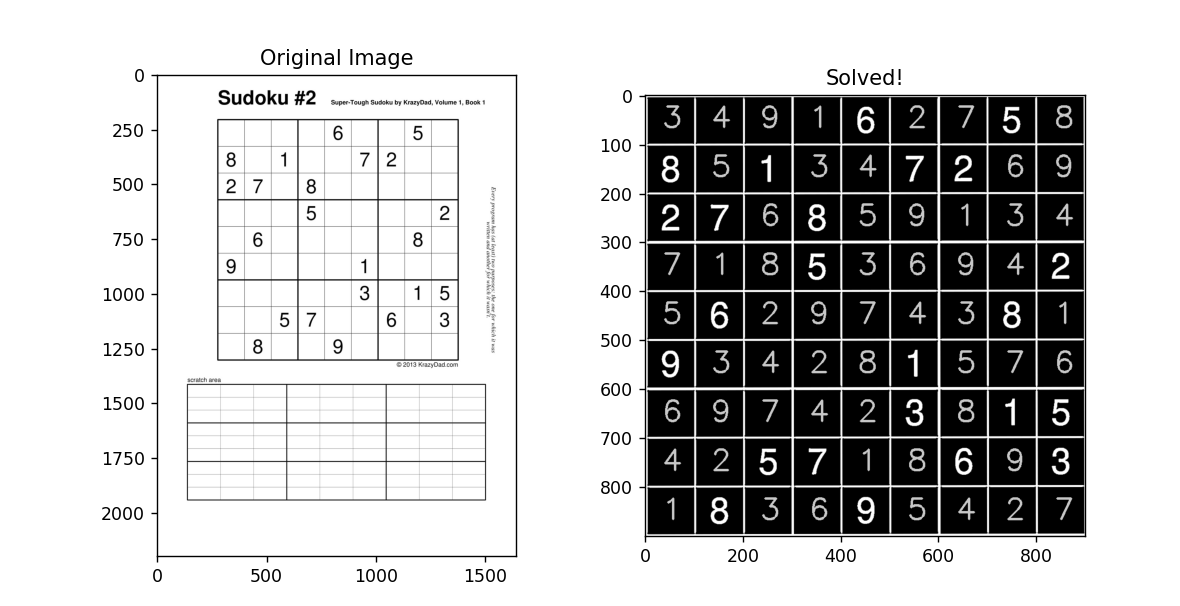
#> input picture test.png, 1180 x 606 px
$ python -i utils.py   (imports and definitions only)
#> lines starting #> are read from the running program, lines starting #| are printed output that depends on the picture; after the words box and inside, x2 and y2 are one past the last pixel; in counts of white or black regions, pixels touching at a corner belong together
#> further down, picture is the input picture: shape (606, 1180, 3); min 0, max 255, mean 189.8
import numpy as np
import cv2
import matplotlib.pyplot as plt


def preprocess(img):
    img_gray = cv2.cvtColor(img,cv2.COLOR_BGR2GRAY)
    blur = cv2.GaussianBlur(img_gray,(9,9),0)
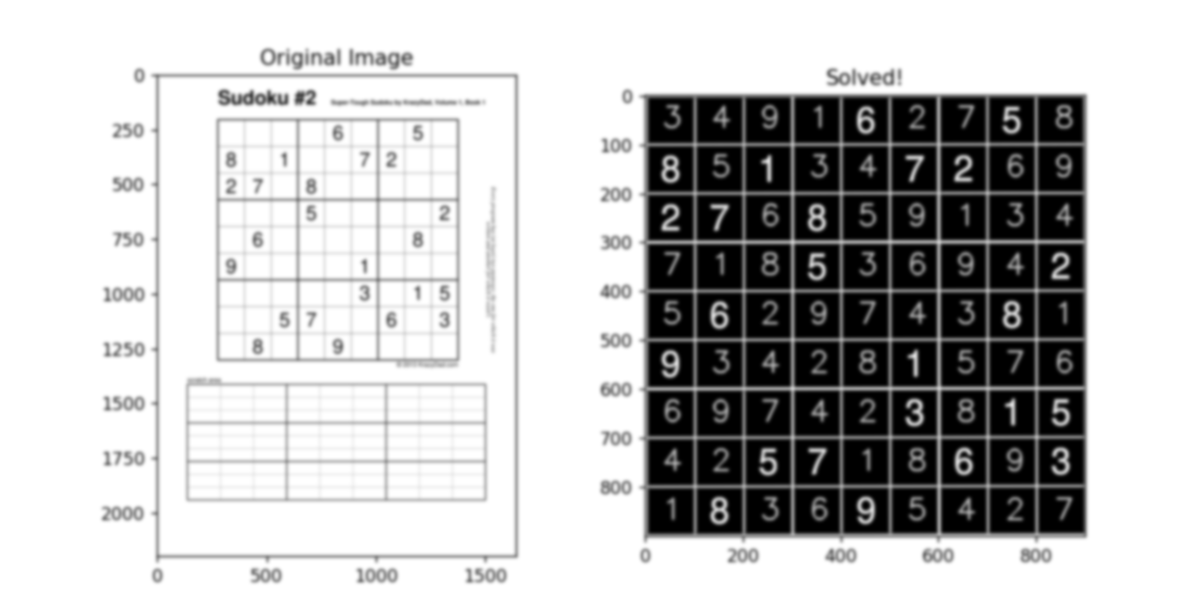
#> blur: shape (606, 1180); min 0, max 255, mean 189.8
    thresh = cv2.adaptiveThreshold(blur,255,cv2.ADAPTIVE_THRESH_GAUSSIAN_C,cv2.THRESH_BINARY,11,2)
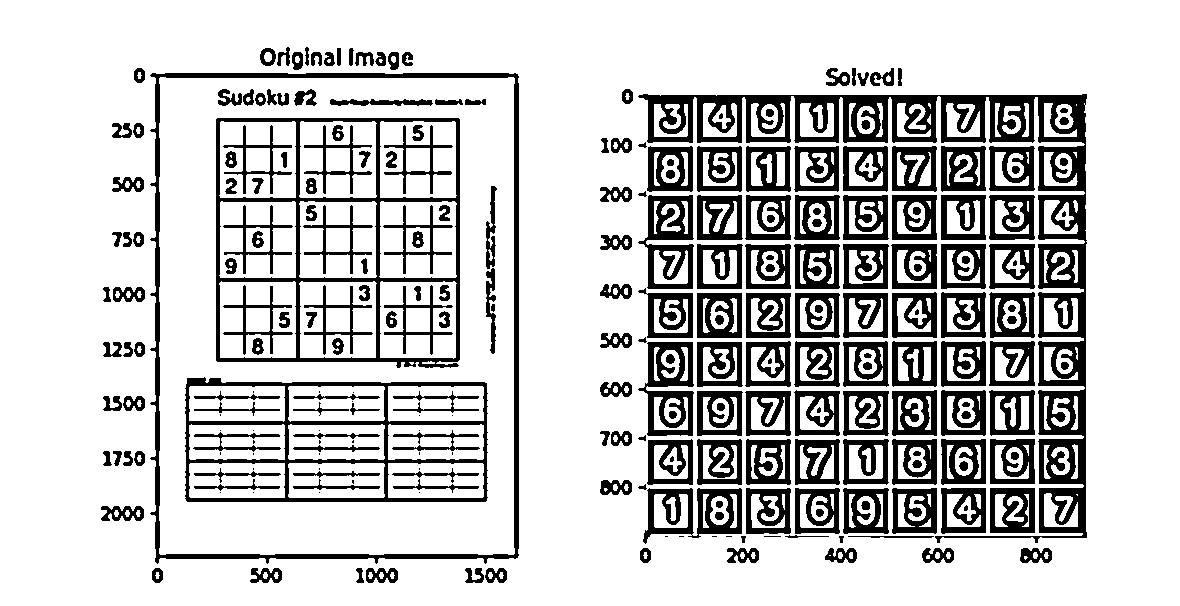
#> thresh: shape (606, 1180); 77.9% white; 270 black regions (41 under 20 px), largest, box (x1, y1, x2, y2) and area: (638, 94, 1087, 543) 24446, (150, 73, 519, 564) 8134, (216, 118, 460, 368) 7685
    inverted = cv2.bitwise_not(thresh,0)
    kernel = cv2.getStructuringElement(cv2.MORPH_RECT,(2,2))
    morph = cv2.morphologyEx(inverted,cv2.MORPH_OPEN,kernel)
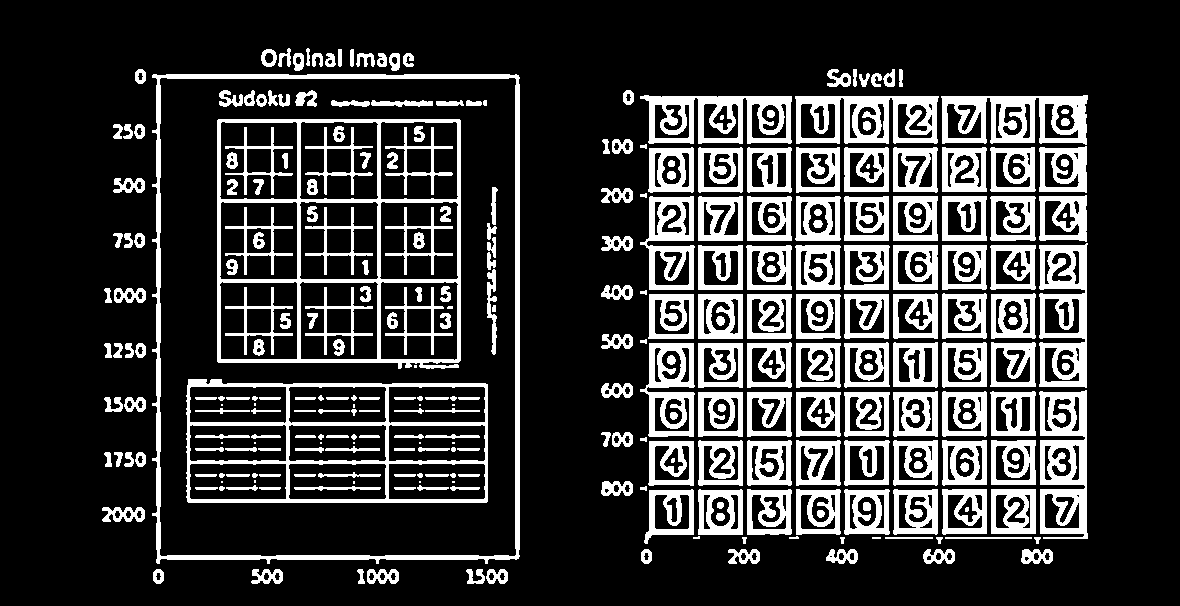
#> morph: shape (606, 1180); 22% white; 322 white regions (29 under 20 px), largest, box (x1, y1, x2, y2) and area: (152, 74, 520, 564) 8121, (217, 119, 461, 369) 7639, (186, 379, 488, 503) 6324
    result = cv2.dilate(morph,kernel)
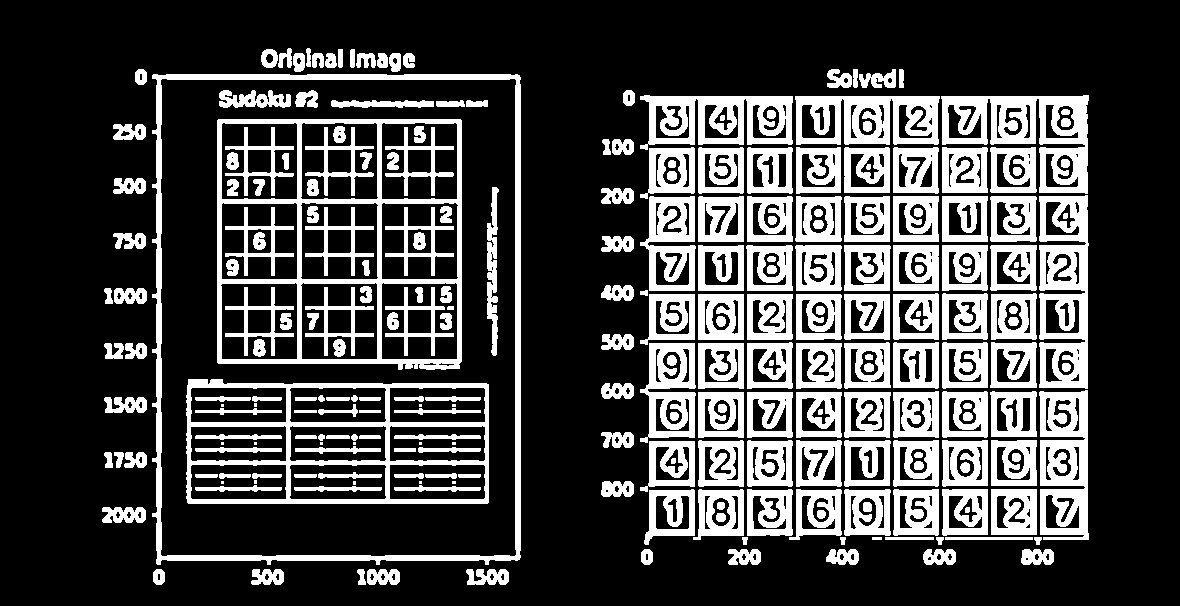
#> result: shape (606, 1180); 27.1% white; 263 white regions (15 under 20 px), largest, box (x1, y1, x2, y2) and area: (152, 74, 521, 565) 9904, (217, 119, 462, 370) 9615, (186, 379, 489, 504) 7999
    return result

# [74 lines left out: functions findcontours, biggestContour, reorder, get_sudoku_grid, fix_perspective, remove_lines and 1 more, not called in this run]

>>> import cv2
>>> picture = cv2.imread('test.png')
>>> result = preprocess(picture)
